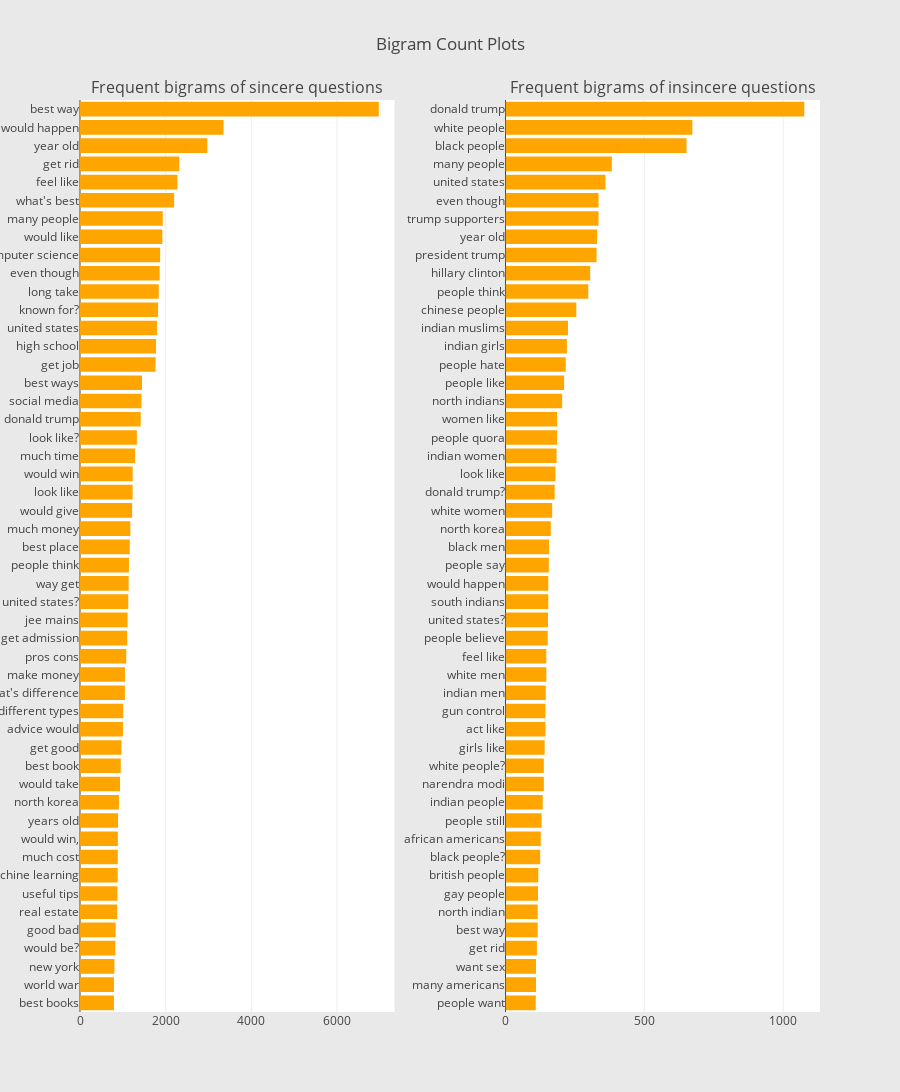

The notebook cell this image was saved under:
### Code cell
#Bigram frequency analysis 
freq_dict = defaultdict(int)
for sent in train0_df["question_text"]:
    for word in generate_ngrams(sent,2):
        freq_dict[word] += 1
fd_sorted = pd.DataFrame(sorted(freq_dict.items(), key=lambda x: x[1])[::-1])
fd_sorted.columns = ["word", "wordcount"]
trace0 = horizontal_bar_chart(fd_sorted.head(50), 'orange')


freq_dict = defaultdict(int)
for sent in train1_df["question_text"]:
    for word in generate_ngrams(sent,2):
        freq_dict[word] += 1
fd_sorted = pd.DataFrame(sorted(freq_dict.items(), key=lambda x: x[1])[::-1])
fd_sorted.columns = ["word", "wordcount"]
trace1 = horizontal_bar_chart(fd_sorted.head(50), 'orange')

# Creating two subplots
fig = tools.make_subplots(rows=1, cols=2, vertical_spacing=0.04,horizontal_spacing=0.15,
                          subplot_titles=["Frequent bigrams of sincere questions", 
                                          "Frequent bigrams of insincere questions"])
fig.append_trace(trace0, 1, 1)
fig.append_trace(trace1, 1, 2)
fig['layout'].update(height=1200, width=900, paper_bgcolor='rgb(233,233,233)', title="Bigram Count Plots")
py.iplot(fig, filename='word-plots')

### Figure 1 — Plotly figure (JSON) as saved in the notebook; plotly's stock layout.template omitted (floating-point values rounded to 4 significant figures)
{"data": [{"marker": {"color": "orange"}, "orientation": "h", "showlegend": false, "type": "bar", "uid": "2e341bf5-357c-49e0-a6d7-a1be2991621a", "x": [792, 793, 803, 824, 832, 868, 873, 880, 882, 884, 888, 908, 935, 951, 968, 1002, 1009, 1048, 1050, 1080, 1101, 1110, 1126, 1135, 1142, 1162, 1175, 1216, 1229, 1230, 1286, 1327, 1417, 1435, 1447, 1763, 1775, 1797, 1822, 1838, 1859, 1870, 1922, 1931, 2196, 2274, 2317, 2972, 3350, 6973], "xaxis": "x", "y": ["best books", "world war", "new york", "would be?", "good bad", "real estate", "useful tips", "machine learning", "much cost", "would win,", "years old", "north korea", "would take", "best book", "get good", "advice would", "different types", "what's difference", "make money", "pros cons", "get admission", "jee mains", "united states?", "way get", "people think", "best place", "much money", "would give", "look like", "would win", "much time", "look like?", "donald trump", "social media", "best ways", "get job", "high school", "united states", "known for?", "long take", "even though", "computer science", "would like", "many people", "what's best", "feel like", "get rid", "year old", "would happen", "best way"], "yaxis": "y"}, {"marker": {"color": "orange"}, "orientation": "h", "showlegend": false, "type": "bar", "uid": "b40cd54e-3ba6-4c6e-a41f-082c780ff359", "x": [109, 110, 110, 113, 116, 116, 117, 118, 125, 127, 130, 134, 138, 138, 141, 144, 144, 145, 147, 147, 152, 153, 154, 154, 156, 157, 163, 168, 177, 180, 184, 186, 186, 204, 211, 217, 221, 225, 255, 298, 305, 328, 330, 335, 335, 360, 383, 652, 673, 1076], "xaxis": "x2", "y": ["people want", "many americans", "want sex", "get rid", "best way", "north indian", "gay people", "british people", "black people?", "african americans", "people still", "indian people", "narendra modi", "white people?", "girls like", "act like", "gun control", "indian men", "white men", "feel like", "people believe", "united states?", "south indians", "would happen", "people say", "black men", "north korea", "white women", "donald trump?", "look like", "indian women", "people quora", "women like", "north indians", "people like", "people hate", "indian girls", "indian muslims", "chinese people", "people think", "hillary clinton", "president trump", "year old", "trump supporters", "even though", "united states", "many people", "black people", "white people", "donald trump"], "yaxis": "y2"}], "layout": {"annotations": [{"font": {"size": 16}, "showarrow": false, "text": "Frequent bigrams of sincere questions", "x": 0.2125, "xanchor": "center", "xref": "paper", "y": 1, "yanchor": "bottom", "yref": "paper"}, {"font": {"size": 16}, "showarrow": false, "text": "Frequent bigrams of insincere questions", "x": 0.7875, "xanchor": "center", "xref": "paper", "y": 1, "yanchor": "bottom", "yref": "paper"}], "height": 1200, "paper_bgcolor": "rgb(233,233,233)", "title": {"text": "Bigram Count Plots"}, "width": 900, "xaxis": {"anchor": "y", "domain": [0, 0.425]}, "xaxis2": {"anchor": "y2", "domain": [0.575, 1]}, "yaxis": {"anchor": "x", "domain": [0, 1]}, "yaxis2": {"anchor": "x2", "domain": [0, 1]}}}
